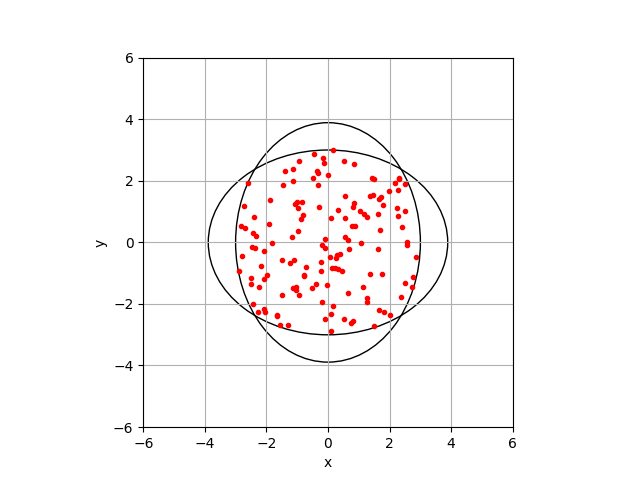

The Python source for this figure:
import matplotlib.pyplot as plt
from matplotlib.patches import Ellipse
import numpy as np

datax, datay = np.loadtxt('punti_generic.dat', usecols=(0,1), unpack=True, skiprows=1)

x = datax[1:len(datax)]
y = datay[1:len(datay)]

a = plt.subplot(1, 1, 1, aspect='equal')
a.add_patch(Ellipse((0, 0), 2 * 1 / datax[0], 2 * 1 / datay[0], angle=0, fill=False))
a.add_patch(Ellipse((0, 0), 2 * 1 / datax[0], 2 * 1 / datay[0], angle=90, fill=False))

intervallo = 2 / max(datax[0], datay[0])

plt.xlabel('x')
plt.ylabel('y')
plt.grid()
plt.xlim(-intervallo, intervallo)
plt.ylim(-intervallo, intervallo)

plt.plot(x, y, 'r.')

plt.savefig('hmsave_generic.png')
